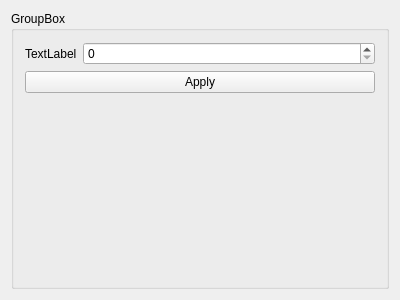
<?xml version="1.0" encoding="UTF-8"?>
<ui version="4.0">
 <class>EditInt</class>
 <widget class="QFrame" name="EditInt">
  <property name="geometry">
   <rect>
    <x>0</x>
    <y>0</y>
    <width>400</width>
    <height>300</height>
   </rect>
  </property>
  <property name="windowTitle">
   <string>EditInt</string>
  </property>
  <layout class="QGridLayout" name="gridLayout">
   <item row="0" column="0">
    <widget class="QGroupBox" name="groupBox">
     <property name="title">
      <string>GroupBox</string>
     </property>
     <layout class="QFormLayout" name="formLayout">
      <item row="0" column="0">
       <widget class="QLabel" name="label">
        <property name="text">
         <string>TextLabel</string>
        </property>
       </widget>
      </item>
      <item row="0" column="1">
       <widget class="QSpinBox" name="spinBox"/>
      </item>
      <item row="1" column="0" colspan="2">
       <widget class="QPushButton" name="pushButton">
        <property name="text">
         <string>Apply</string>
        </property>
       </widget>
      </item>
     </layout>
    </widget>
   </item>
  </layout>
 </widget>
 <layoutdefault spacing="6" margin="11"/>
 <resources/>
 <connections/>
</ui>
